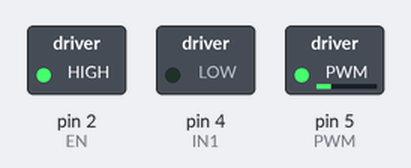
Bench run of a sketch on a simulated Arduino Uno, built with avr-gcc and run on an emulated ATmega328P. On the bench: switched loads named in the sketch (green lamp = pin HIGH). Dashed ring = blinking.

Above: at 0.05 s.
At 4.45 s:
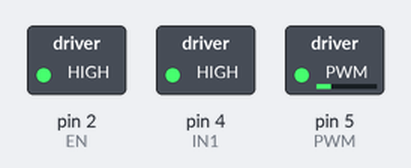
Timing chart, 0 to 6.5 s (numbered marks = the images above):
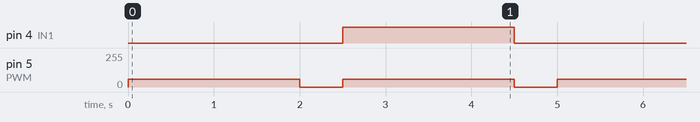

Measured:
- by itself, pin 4 (IN1): alternates HIGH for 2.0 s and LOW for 3.0 s
- by itself, pin 5 (PWM): alternates 60/255 for 2.0 s and 0/255 for 0.50 s

The sketch:

TB6612.ino
```cpp
/////////PWM输出引脚////////
#define EN 2
#define IN1 4
#define PWM 5

void setup() {
  // put your setup code here, to run once:
  pinMode(EN, OUTPUT);
  pinMode(PWM, OUTPUT);
  pinMode(IN1, OUTPUT);
  digitalWrite(EN, HIGH);
}

void loop() {
  // put your main code here, to run repeatedly:
  digitalWrite(EN, HIGH);
  digitalWrite(IN1, LOW);
  analogWrite(PWM, 60);
  delay(2000);

  digitalWrite(IN1, LOW);
  digitalWrite(PWM, LOW);
  delay(500);

  digitalWrite(IN1, HIGH);
  analogWrite(PWM, 60);
  delay(2000);

  digitalWrite(IN1, LOW);
  digitalWrite(PWM, LOW);
  delay(500);
}
```
